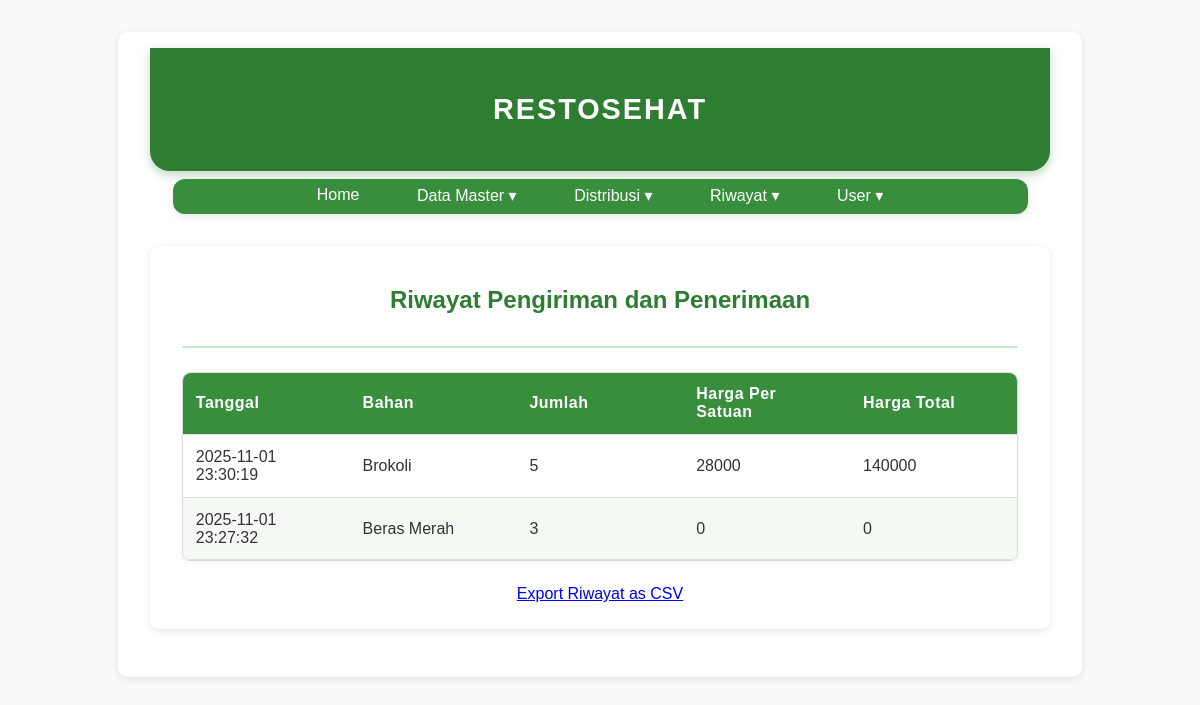
The page /riwayattransaksi (signed in) on the database as committed earlier.
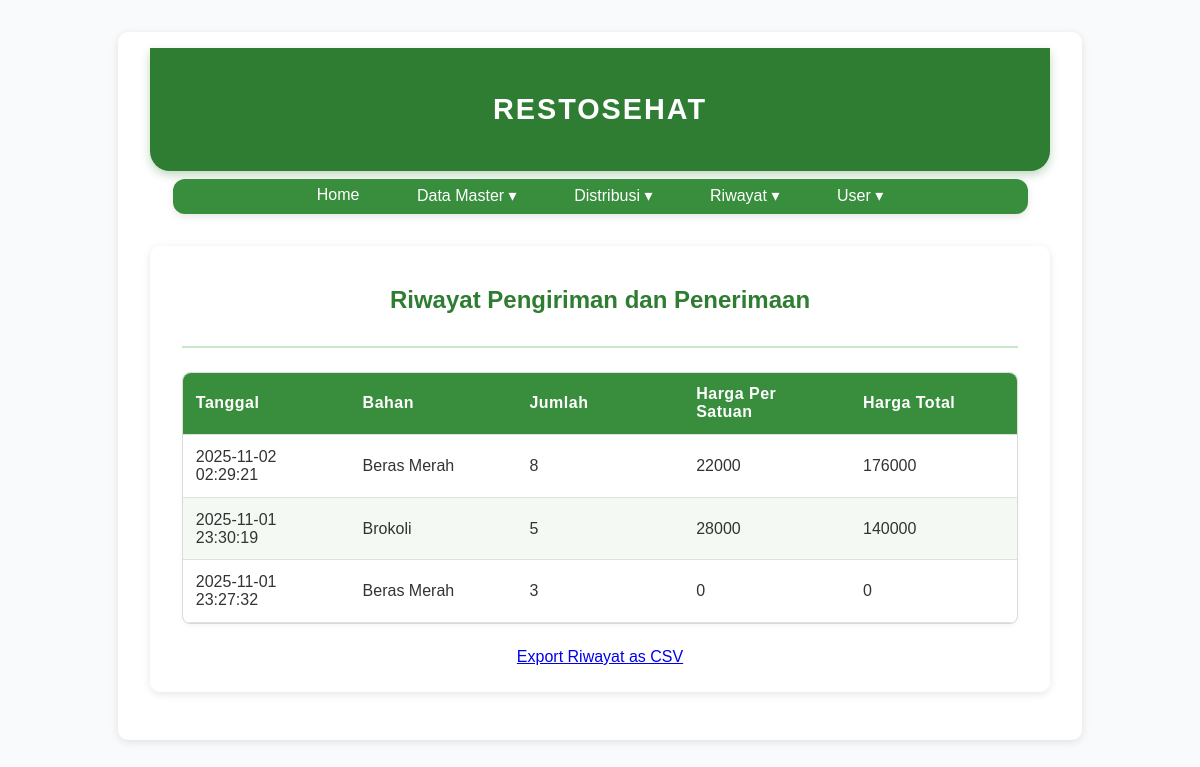
The same page on the database as committed later.
### main.py (models this page shows, shortened)
class RiwayatTransaksi(db.Model):
    idPrefix = 'RWT'
    id = db.Column(db.String(5), primary_key=True)
    idBahan = db.Column(db.String(5), db.ForeignKey('bahan.id'), nullable=False)
    tanggal = db.Column(db.DateTime, default=datetime.utcnow)
    jmlh = db.Column(db.Integer, default=0)
    hrgPer = db.Column(db.Integer, default=0)
    hrgTot = db.Column(db.Integer, default=0)

class Bahan(db.Model):
    idPrefix = 'BHN'
    id = db.Column(db.String(5), primary_key=True)
    namaBahan = db.Column(db.String(25), nullable=False)
    satuan = db.Column(db.String(8), nullable=False)
    hargaPerSatuan = db.Column(db.Integer, nullable=False)
    stocks = db.relationship('Stock', backref='bahan', lazy=True, cascade="all, delete-orphan")
    riwayat = db.relationship('Riwayat', backref='bahan', lazy=True)

### main.py (the view)
@app.route("/riwayattransaksi", methods=["GET"])
@login_required
def riwayat_transaksi():
    records = RiwayatTransaksi.query.order_by(RiwayatTransaksi.tanggal.desc()).all()
    bahans = {b.id: b.namaBahan for b in Bahan.query.all()}
    return render_template("riwayattransaksi.html", records=records, bahans=bahans)

### main.py (called while the page is built)
@login_manager.user_loader
def load_user(user_id):
    return User.query.get(user_id)

### templates/riwayattransaksi.html (shortened to what this page needs)
{% extends 'base.html' %}
{% block body %}
<div class="content">
    <div class="head-content">
        <p>Riwayat Pengiriman dan Penerimaan</p>
    </div>
    <div class="main-content">
        <div class="table-container">
            <table>
                <thead>
                    <tr>
                        <th>Tanggal</th>
                        <th>Bahan</th>
                        <th>Jumlah</th>
                        <th>Harga Per Satuan</th>
                        <th>Harga Total</th>
                    </tr>
                </thead>
                <tbody>
                    {% for r in records %}
                    <tr>
                        <td>{{ r.tanggal.strftime('%Y-%m-%d %H:%M:%S') }}</td>
                        <td>{{ bahans.get(r.idBahan, 'Unknown') }}</td>
                        <td>{{ r.jmlh }}</td>
                        <td>{{ r.hrgPer }}</td>
                        <td>{{ r.hrgTot }}</td>
                    </tr>
                    {% endfor %}
                </tbody>
            </table>
        </div>
        <a href="{{ url_for('export_riwayat_transaksi_csv') }}" class="btn btn-primary" style="margin-bottom:10px;">
            Export Riwayat as CSV
        </a>
    </div>
</div>
{% endblock %}

### templates/base.html (shortened to what this page needs)
<!DOCTYPE html>
<html lang="en">
    <head>
        <link rel="stylesheet" href="{{ url_for('static', filename='main.css') }}">
    </head>
    <body>
        <div class="content">
            <div class="head-name">
                <p>RESTOSEHAT</p>
            </div>
            <div class="navbar">
                <ul>
                    <li><a href="/">Home</a></li>
                    {% if current_user.is_authenticated %}
                        {% if current_user.role == 'Owner'%}
                        <li class="dropdown">
                            <a href="#" class="dropbtn">Data Master ▾</a>
                        </li>
                        <li class="dropdown">
                            <a href="#" class="dropbtn">Distribusi ▾</a>
                        </li>
                        <li class="dropdown">
                            <a href="#" class="dropbtn">Riwayat ▾</a>
                        </li>
                        {% endif %}
                        <li class="dropdown">
                            <a href="#" class="dropbtn">User ▾</a>
                        </li>
                    {% else %}
                    <li><a href="/login">Login</a></li>
                    {% endif %}
                </ul>
            </div>
        {% block body %}{% endblock %}
        </div>
    </body>
</html>

### static/main.css (style rules this page uses)
body { margin: 0; padding: 0; font-family: 'Poppins', sans-serif; background-color: #f9fafb; color: #333; }
.head-name { background-color: #2e7d32; color: white; text-align: center; padding: 1rem 0; font-size: 1.8rem; font-weight: 600; letter-spacing: 2px; border-bottom-left-radius: 20px; border-bottom-right-radius: 20px; box-shadow: 0 4px 10px rgba(46, 125, 50, 0.3); transition: background-color 0.3s ease-in-out; }
.navbar { background-color: #388e3c; margin: 0.5rem auto; width: 95%; border-radius: 12px; box-shadow: 0 3px 8px rgba(0, 0, 0, 0.1); padding: 0.5rem 0; transition: background-color 0.3s ease-in-out, box-shadow 0.3s ease-in-out; }
.navbar ul { list-style: none; display: flex; justify-content: center; gap: 2rem; margin: 0; padding: 0; }
.dropdown { position: relative; display: inline-block; }
.dropdown > a { position: relative; z-index: 2; }
.dropdown > a::after { content: ""; position: absolute; left: 0; right: 0; top: 100%; height: 10px; background: transparent; z-index: 1; pointer-events: auto; }
.navbar a { text-decoration: none; color: white; font-weight: 500; padding: 0.4rem 0.8rem; border-radius: 8px; transition: all 0.3s ease-in-out; }
.content { max-width: 900px; margin: 2rem auto; padding: 1rem 2rem; background-color: white; border-radius: 10px; box-shadow: 0 2px 8px rgba(0, 0, 0, 0.1); }
.head-content { text-align: center; font-size: 1.5rem; font-weight: 600; color: #2e7d32; border-bottom: 2px solid #c8e6c9; padding-bottom: 0.5rem; margin-bottom: 1.5rem; }
.main-content { display: flex; flex-direction: column; align-items: center; gap: 1.5rem; }
table { width: 100%; border-collapse: collapse; border-radius: 8px; overflow: hidden; box-shadow: 0 2px 6px rgba(0, 0, 0, 0.05); }
th { background-color: #388e3c; color: white; text-align: left; padding: 0.8rem; font-weight: 600; letter-spacing: 0.5px; }
td { padding: 0.8rem; border-bottom: 1px solid #e0e0e0; }
tr:nth-child(even) { background-color: #f4f9f4; }
.table-container { max-height: 400px; border: 1px solid #e0e0e0; border-radius: 8px; }
.table-container table { width: 100%; border-collapse: collapse; }
.table-container thead { display: table; width: 100%; table-layout: fixed; }
.table-container thead th { position: sticky; top: 0; background-color: #388e3c; color: white; z-index: 1; text-align: left; padding: 0.8rem; border-bottom: 1px solid #e0e0e0; }
.table-container tbody { display: block; max-height: 350px; overflow-y: auto; width: 100%; }
.table-container tbody tr { display: table; width: 100%; table-layout: fixed; }
.table-container tbody tr:nth-child(even) { background-color: #f4f9f4; }
.table-container td { padding: 0.8rem; border-bottom: 1px solid #e0e0e0; }

Rows that differ between the two databases and show on the page:
added RiwayatTransaksi: tanggal "2025-11-02 02:29:21", get "Beras Merah", jmlh "8", hrgPer "22000", hrgTot "176000"
